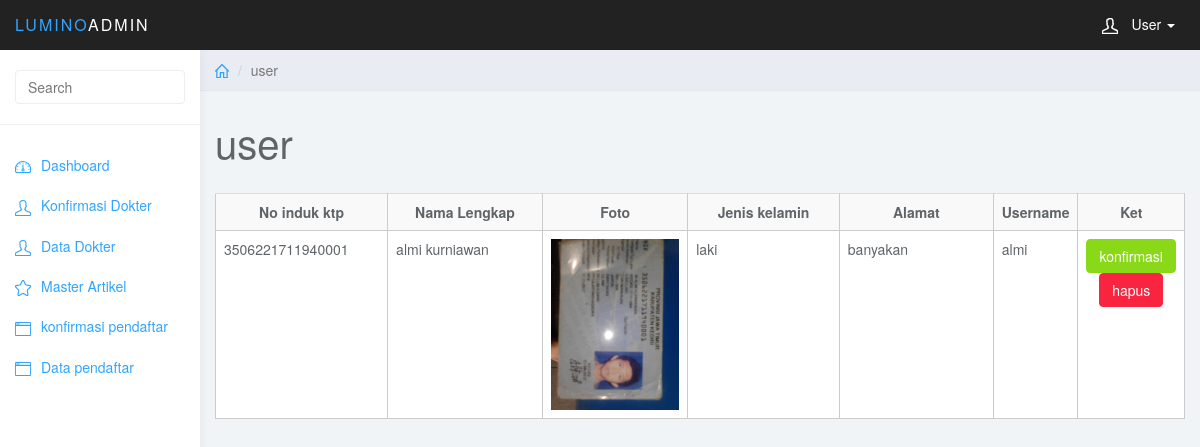
The page /admin1/user/user_tampil on the database its author committed.
### tables this page shows
CREATE TABLE `member` (
  `id` int(25) NOT NULL,
  `nik` varchar(40) NOT NULL,
  `nama` varchar(35) NOT NULL,
  `foto` varchar(100) NOT NULL,
  `jeniskelamin` varchar(15) NOT NULL,
  `alamat` varchar(50) NOT NULL,
  `username` varchar(20) NOT NULL,
  `password` varchar(15) NOT NULL,
  `status` int(3) NOT NULL,
  `level` varchar(35) NOT NULL
);

### application/controllers/admin1/user.php (called while the page is built, shortened)
<?php
class User extends CI_Controller {
	function user_tampil($id=0){
		$this->load->library('pagination');
		$this->db->where('status',0);
		$jum=$this->db->get('member');
		$config['base_url']=base_url()."admin/user/user_tampil";
		$config['total_rows']=$jum->num_rows();
		$config['per_page']=10;
		$config['full_tag_open'] = '<ul class="pagination pagination-sm">';
		$config['full_tag_close'] = '</ul></div>';
		$config['first_link'] = '&laquo; Pertama';
		$config['first_tag_open'] = '<li class="prev page">';
		$config['first_tag_close'] = '</li>';
		$config['last_link'] = 'Terakhir &raquo;';
		$config['last_tag_open'] = '<li class="next page">';
		$config['last_tag_close'] = '</li>';
		$config['next_link'] = 'Selanjutnya &rarr;';
		$config['next_tag_open'] = '<li class="next page">';
		$config['next_tag_close'] = '</li>';
		$config['prev_link'] = '&larr; Sebelumnya';
		$config['prev_tag_open'] = '<li class="prev page">';
		$config['prev_tag_close'] = '</li>';
		$config['cur_tag_open'] = '<li class="active"><a href="">';
		$config['cur_tag_close'] = '</a></li>';
		$config['num_tag_open'] = '<li class="page">';
		$config['num_tag_close'] = '</li>';
		$config['uri_segment'] = 4;
		$this->pagination->initialize($config);
		$data['member']	=$this->db->query("select * from member where status=0 limit $id,{$config['per_page']}")->result();
		$data['page']=$this->pagination->create_links();
		$data['content']="admin/content/v_user";
		$this->load->view('admin/index',$data);
	}
}

### index.php (called while the page is built, shortened)
<?php
require_once BASEPATH.'core/CodeIgniter.php';

### application/config/config.php (called while the page is built, shortened)
<?php
$config['base_url'] = "http://".$_SERVER['HTTP_HOST'].str_replace(basename($_SERVER['SCRIPT_NAME']),"",$_SERVER['SCRIPT_NAME'])."/";
$config['index_page'] = 'index.php';
$config['uri_protocol']	= 'REQUEST_URI';
$config['url_suffix'] = '';
$config['language']	= 'english';
$config['charset'] = 'UTF-8';
$config['enable_hooks'] = FALSE;
$config['subclass_prefix'] = 'MY_';
$config['composer_autoload'] = FALSE;
$config['permitted_uri_chars'] = 'a-z 0-9~%.:_\-';
$config['allow_get_array'] = TRUE;
$config['enable_query_strings'] = FALSE;
$config['controller_trigger'] = 'c';
$config['function_trigger'] = 'm';
$config['directory_trigger'] = 'd';
$config['log_threshold'] = 0;
$config['log_path'] = '';
$config['log_file_extension'] = '';
$config['log_file_permissions'] = 0644;
$config['log_date_format'] = 'Y-m-d H:i:s';
$config['error_views_path'] = '';
$config['cache_path'] = '';
$config['cache_query_string'] = FALSE;
$config['encryption_key'] = '';
$config['sess_driver'] = 'files';
$config['sess_cookie_name'] = 'ci_session';
$config['sess_expiration'] = 7200;
$config['sess_save_path'] = NULL;
$config['sess_match_ip'] = FALSE;
$config['sess_time_to_update'] = 300;
$config['sess_regenerate_destroy'] = FALSE;
$config['cookie_prefix']	= '';
$config['cookie_domain']	= '';
$config['cookie_path']		= '/';
$config['cookie_secure']	= FALSE;
$config['cookie_httponly'] 	= FALSE;
$config['standardize_newlines'] = FALSE;
$config['global_xss_filtering'] = FALSE;
$config['csrf_protection'] = FALSE;
$config['csrf_token_name'] = 'csrf_test_name';
$config['csrf_cookie_name'] = 'csrf_cookie_name';
$config['csrf_expire'] = 7200;
$config['csrf_regenerate'] = TRUE;
$config['csrf_exclude_uris'] = array();
$config['compress_output'] = FALSE;
$config['time_reference'] = 'local';
$config['rewrite_short_tags'] = FALSE;
$config['proxy_ips'] = '';

### application/views/admin/content/v_user.php (the view, shortened to what this page needs)
<div class="row">
			<ol class="breadcrumb">
				<li><a href="#"><svg class="glyph stroked home"><use xlink:href="#stroked-home"></use></svg></a></li>
				<li class="active">user</li>
			</ol>
		</div>
		<div class="row">
			<div class="col-lg-12">
				<h1 class="page-header">user</h1>
			</div>
		</div>
<table class="table table-striped" border="1px" bordercolor="#CCCCCC">
			<tr>
			  <th width="19%"><div align="center">No induk ktp</div></th>
			  <th width="19%"><div align="center">Nama Lengkap</div></th>
			  <th width="19%"><div align="center">Foto </div></th>
			  <th width="19%"><div align="center">Jenis kelamin</div></th>
			  <th width="19%"><div align="center">Alamat</div></th>
			  <th width="19%"><div align="center">Username</div></th>
			  <th width="19%"><div align="center">Ket</div></th>
			</tr>
			<?php
                            foreach($member as $member){
								?>
			<tr>
			  <td><?= $member->nik ?></td>
			  <td><?= $member->nama?></td>
			  <td><img src="<?= base_url("asset/gambar/".$member->foto)?>" width="100%"  class="img-polaroid"/></td>
              <td><?= $member->jeniskelamin ?></td>
			  <td><?= $member->alamat ?></td>
              <td><?= $member->username ?></td>
			 <td width="46%">
				<div align="center">
					<a href="javascript:void(null)" Onclick="konfirmasi($(this))" class="btn btn-mini btn-success" >konfirmasi</a>
					<a href="javascript:void(null)" Onclick="hapus($(this))" class="btn btn-mini btn-danger">hapus</a>
				</div>
			  </td>
			</tr>
				<?php }?>
		</table>

### t_admin/css/styles.css (style rules this page uses)
body { background: #f1f4f7; padding-top: 50px; color: #5f6468; }
a, a:hover, a:focus { color: #30a5ff; }
h1, h2, h3, h4, h5, h6 { color: #5f6468; }
h1 { font-weight: 300; font-size: 40px; }
.btn-success, .btn-success:hover, .btn-success:focus, .btn-success:active, .btn-success.active, .open > .dropdown-toggle.btn-success, .btn-success.disabled, .btn-success[disabled], fieldset[disabled] .btn-success, .btn-success.disabled:hover, .btn-success[disabled]:hover, fieldset[disabled] .btn-success:hover, .btn-success.disabled:focus, .btn-success[disabled]:focus, fieldset[disabled] .btn-success:focus, .btn-success.disabled:active, .btn-success[disabled]:active, fieldset[disabled] .btn-success:active, .btn-success.disabled.active, .btn-success[disabled].active, fieldset[disabled] .btn-success.active { background-color: #8ad919; border-color: #8ad919; }
.btn-danger, .btn-danger:hover, .btn-danger:focus, .btn-danger:active, .btn-danger.active, .open > .dropdown-toggle.btn-danger, .btn-danger.disabled, .btn-danger[disabled], fieldset[disabled] .btn-danger, .btn-danger.disabled:hover, .btn-danger[disabled]:hover, fieldset[disabled] .btn-danger:hover, .btn-danger.disabled:focus, .btn-danger[disabled]:focus, fieldset[disabled] .btn-danger:focus, .btn-danger.disabled:active, .btn-danger[disabled]:active, fieldset[disabled] .btn-danger:active, .btn-danger.disabled.active, .btn-danger[disabled].active, fieldset[disabled] .btn-danger.active { background-color: #f9243f; border-color: #f9243f; }
.breadcrumb { border-radius: 0; padding: 10px 15px; background: #e9ecf2; box-shadow: 0 1px 1px rgba(0, 0, 0, .05); margin: 0 ; }
h1.page-header { margin-top: 30px; border-bottom: 0; }
.table { background: #fff; }
.breadcrumb .glyph { height: 14px; width: 14px; margin: -2px 0 0 0; stroke-width: 4px; }

### rows shown on the page
member: nik "3506221711940001", nama "almi kurniawan", foto (picture), jeniskelamin "laki", alamat "banyakan", username "almi"
